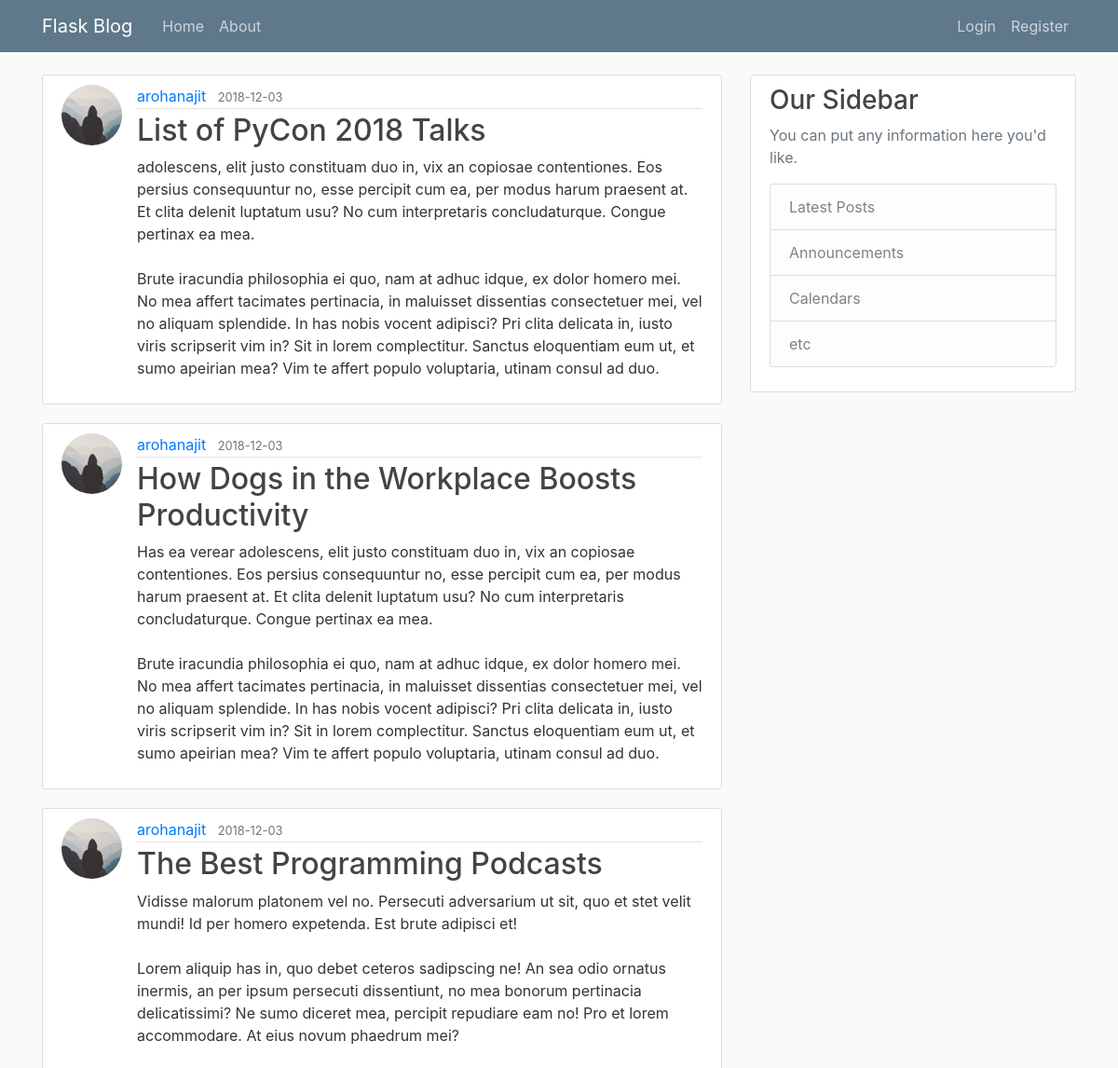
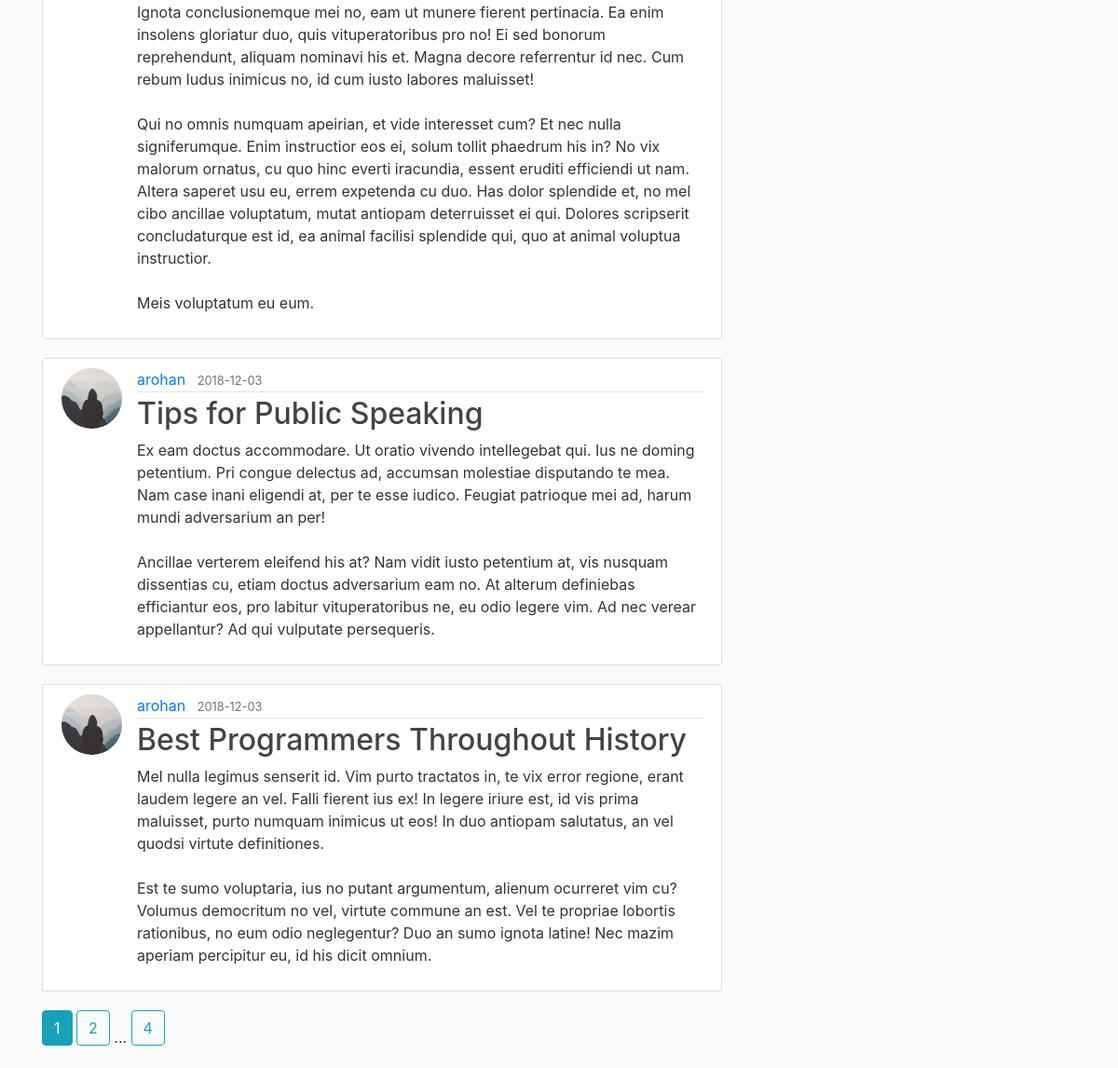
The page /home on the database its author committed (2 pictures, top to bottom).
### flaskblog/models.py (models this page shows, shortened)
class Post(db.Model):
    id = db.Column(db.Integer, primary_key=True)
    title = db.Column(db.String(100), nullable=False)
    date_posted = db.Column(db.DateTime, nullable=False,
                            default=datetime.utcnow)
    content = db.Column(db.Text, nullable=False)
    user_id = db.Column(db.Integer, db.ForeignKey('user.id'), nullable=False)

class User(db.Model, UserMixin):
    id = db.Column(db.Integer, primary_key=True)
    username = db.Column(db.String(20), unique=True, nullable=False)
    email = db.Column(db.String(120), unique=True, nullable=False)
    image = db.Column(db.String(20), nullable=False,
                           default='default.jpg')
    password = db.Column(db.String(60), nullable=False)
    posts = db.relationship('Post', backref='author', lazy=True)

### flaskblog/main/routes.py (the view)
@main.route("/")
@main.route("/home")
def home():
    page = request.args.get('page', 1, type=int)
    posts = Post.query.order_by(
        Post.date_posted.desc()).paginate(page=page, per_page=5)
    return render_template('home.html', posts=posts)

### flaskblog/templates/home.html
{% extends "layout.html" %}
{% block content %}
    {% for post in posts.items %}
        <article class="media content-section">
            <img class="rounded-circle article-img" src={{ url_for('static', filename='profile_pics/'+post.author.image)}}>
            <div class="media-body">
                <div class="article-metadata">
                    <a class="mr-2" href="{{ url_for('users.user_posts', username = post.author.username) }}">
                                    {{ post.author.username }}</a>
                    <small class="text-muted">{{ post.date_posted.strftime('%Y-%m-%d') }}</small>
                </div>
                <h2><a class="article-title" href="{{ url_for('posts.post', post_id=post.id) }}">{{ post.title }}</a></h2>
                <p class="article-content">{{ post.content }}</p>
            </div>
        </article>
    {% endfor %}
    {% for page_num in posts.iter_pages(left_edge=1, right_edge=1, left_current=1, right_current=2) %}
        {% if page_num %}
            {% if posts.page == page_num %}
                <a class="btn btn-info mb-4" href="{{url_for('main.home',page=page_num)}}">{{ page_num }}</a>
            {% else %}
                <a class="btn btn-outline-info mb-4" href="{{url_for('main.home',page=page_num)}}">{{ page_num }}</a>
            {% endif %}
        {% else %}
            ...
        {% endif %}
    {% endfor %}
{% endblock content %}

### flaskblog/templates/layout.html (shortened to what this page needs)
<!DOCTYPE html>
<html>
<head>
    <link rel="stylesheet" href="https://maxcdn.bootstrapcdn.com/bootstrap/4.0.0/css/bootstrap.min.css"
>
    <link rel="stylesheet" type="text/css" href="{{url_for('static', filename='main.css')}}">
    <link rel="stylesheet" type="text/css" href="{{ url_for('static', filename='main.css') }}">
    <link rel="stylesheet" type="text/css" media="screen" href="main.css" />
</head>
<body>
    <header class="site-header">
        <nav class="navbar navbar-expand-md navbar-dark bg-steel fixed-top">
            <div class="container">
                <a class="navbar-brand mr-4" href="/">Flask Blog</a>
                <div class="collapse navbar-collapse" id="navbarToggle">
                    <div class="navbar-nav mr-auto">
                        <a class="nav-item nav-link" href="{{ url_for('main.home') }}">Home</a>
                        <a class="nav-item nav-link" href="{{ url_for('main.about') }}">About</a>
                    </div>
                    <div class="navbar-nav">
                        {% if current_user.is_authenticated %}
                            <a class="nav-item nav-link" href="{{url_for('posts.new_post')}}">New Post</a>
                            <a class="nav-item nav-link" href="{{url_for('users.account')}}">Account</a>
                            <a class="nav-item nav-link" href="{{url_for('users.logout')}}">Logout</a>
                        {% else %}
                            <a class="nav-item nav-link" href="{{ url_for('users.login') }}">Login</a>
                            <a class="nav-item nav-link" href="{{ url_for('users.register') }}">Register</a>
                        {% endif %}
                    </div>
                </div>
            </div>
        </nav>
    </header>
    <main role="main" class="container">
        <div class="row">
            <div class="col-md-8">
                {% block content %}{% endblock %}
            </div>
            <div class="col-md-4">
                <div class="content-section">
                    <h3>Our Sidebar</h3>
                    <p class='text-muted'>You can put any information here you'd like.
                        <ul class="list-group">
                            <li class="list-group-item list-group-item-light">Latest Posts</li>
                            <li class="list-group-item list-group-item-light">Announcements</li>
                            <li class="list-group-item list-group-item-light">Calendars</li>
                            <li class="list-group-item list-group-item-light">etc</li>
                        </ul>
                    </p>
                </div>
            </div>
        </div>
    </main>
</body>
</html>

### flaskblog/static/main.css (style rules this page uses)
body { background: #fafafa; color: #333333; margin-top: 5rem; }
h1, h2, h3, h4, h5, h6 { color: #444444; }
.bg-steel { background-color: #5f788a; }
.site-header .navbar-nav .nav-link { color: #cbd5db; }
.content-section { background: #ffffff; padding: 10px 20px; border: 1px solid #dddddd; border-radius: 3px; margin-bottom: 20px; }
.article-title { color: #444444; }
.article-content { white-space: pre-line; }
.article-img { height: 65px; width: 65px; margin-right: 16px; }
.article-metadata { padding-bottom: 1px; margin-bottom: 4px; border-bottom: 1px solid #e3e3e3 }

### rows shown on the page
Post: image (placeholder picture), author.username "arohanajit", date_posted "2018-12-03", title "List of PyCon 2018 Talks", content "adolescens, elit justo constituam duo in, vix an copiosae contentiones. Eos persius consequuntur no, esse percipit cum ea, per modus harum praesent at. Et clita delenit luptatum usu? No cum interpretaris concludaturque. Congue pertinax ea mea. Brute iracundia philosophia ei quo, nam at adhuc idque, ex dolor homero mei. No mea affert tacimates pertinacia, in maluisset dissentias consectetuer mei, vel no aliquam splendide. In has nobis vocent adipisci? Pri clita delicata in, iusto viris scripserit vim in? Sit in lorem complectitur. Sanctus eloquentiam eum ut, et sumo apeirian mea? Vim te affert populo voluptaria, utinam consul ad duo."
Post: image (placeholder picture), author.username "arohanajit", date_posted "2018-12-03", title "How Dogs in the Workplace Boosts Productivity", content "Has ea verear adolescens, elit justo constituam duo in, vix an copiosae contentiones. Eos persius consequuntur no, esse percipit cum ea, per modus harum praesent at. Et clita delenit luptatum usu? No cum interpretaris concludaturque. Congue pertinax ea mea. Brute iracundia philosophia ei quo, nam at adhuc idque, ex dolor homero mei. No mea affert tacimates pertinacia, in maluisset dissentias consectetuer mei, vel no aliquam splendide. In has nobis vocent adipisci? Pri clita delicata in, iusto viris scripserit vim in? Sit in lorem complectitur. Sanctus eloquentiam eum ut, et sumo apeirian mea? Vim te affert populo voluptaria, utinam consul ad duo."
Post: image (placeholder picture), author.username "arohanajit", date_posted "2018-12-03", title "The Best Programming Podcasts", content "Vidisse malorum platonem vel no. Persecuti adversarium ut sit, quo et stet velit mundi! Id per homero expetenda. Est brute adipisci et! Lorem aliquip has in, quo debet ceteros sadipscing ne! An sea odio ornatus inermis, an per ipsum persecuti dissentiunt, no mea bonorum pertinacia delicatissimi? Ne sumo diceret mea, percipit repudiare eam no! Pro et lorem accommodare. At eius novum phaedrum mei? Ignota conclusionemque mei no, eam ut munere fierent pertinacia. Ea enim insolens gloriatur duo, quis vituperatoribus pro no! Ei sed bonorum reprehendunt, aliquam nominavi his et. Magna decore referrentur id nec. Cum rebum ludus inimicus no, id cum iusto labores maluisset! Qui no omnis numquam…"
Post: image (placeholder picture), author.username "arohan", date_posted "2018-12-03", title "Tips for Public Speaking", content "Ex eam doctus accommodare. Ut oratio vivendo intellegebat qui. Ius ne doming petentium. Pri congue delectus ad, accumsan molestiae disputando te mea. Nam case inani eligendi at, per te esse iudico. Feugiat patrioque mei ad, harum mundi adversarium an per! Ancillae verterem eleifend his at? Nam vidit iusto petentium at, vis nusquam dissentias cu, etiam doctus adversarium eam no. At alterum definiebas efficiantur eos, pro labitur vituperatoribus ne, eu odio legere vim. Ad nec verear appellantur? Ad qui vulputate persequeris."
Post: image (placeholder picture), author.username "arohan", date_posted "2018-12-03", title "Best Programmers Throughout History", content "Mel nulla legimus senserit id. Vim purto tractatos in, te vix error regione, erant laudem legere an vel. Falli fierent ius ex! In legere iriure est, id vis prima maluisset, purto numquam inimicus ut eos! In duo antiopam salutatus, an vel quodsi virtute definitiones. Est te sumo voluptaria, ius no putant argumentum, alienum ocurreret vim cu? Volumus democritum no vel, virtute commune an est. Vel te propriae lobortis rationibus, no eum odio neglegentur? Duo an sumo ignota latine! Nec mazim aperiam percipitur eu, id his dicit omnium."

### other values the page prints
{{ page_num }} "1"
{{ page_num }} "2" "4"
